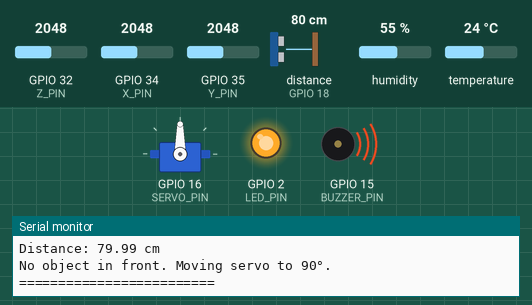
Bench run of a sketch on a simulated ESP32. On the bench: servo, output pins drawn as LEDs (lit = HIGH), buzzer (waves = sounding, pin HIGH), the last lines printed to the serial monitor. Wiring (inferred from the names in the program): ultrasonic range finder: trigger GPIO 5; echo GPIO 18. The inputs (shaded band) are chosen by the test bench; at power-on: distance to the obstacle (sensor on GPIO 18) 80 cm, GPIO 32 (Z_PIN) = 2048, GPIO 34 (X_PIN) = 2048, GPIO 35 (Y_PIN) = 2048, humidity 55 %, temperature 24 °C. The echo pulse lasts 58.3 µs per cm; pins used as bus, display or sensor lines are not drawn.

Above: at 1.8 s.
1.9 s: distance to the obstacle (sensor on GPIO 18) set to 12 cm
3.4 s: distance to the obstacle (sensor on GPIO 18) set to 9 cm
At 5.0 s:
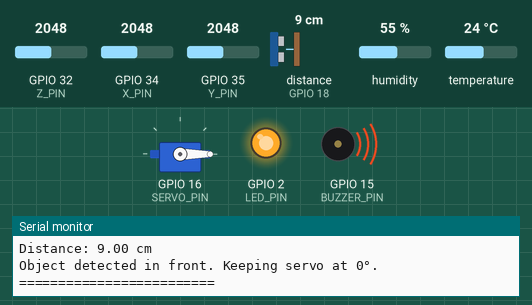
5.6 s: distance to the obstacle (sensor on GPIO 18) set to 18 cm
At 7.0 s:
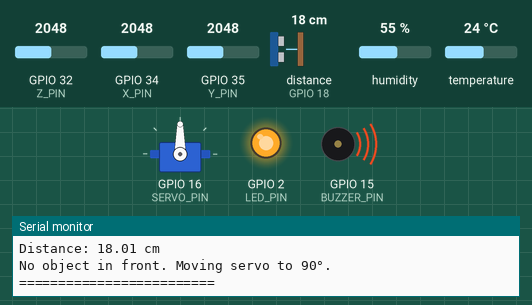
7.6 s: distance to the obstacle (sensor on GPIO 18) set to 2 cm
At 9.1 s:
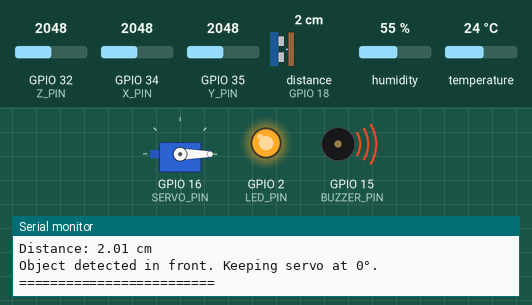
Timing chart, 0 to 10.6 s (numbered marks = the images above; inputs shaded):
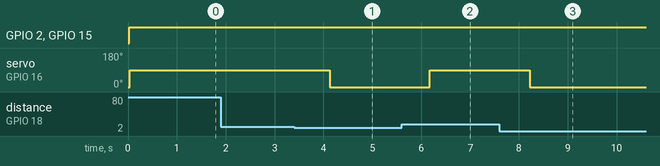

The sketch:

Bridge_Safety_Detection.ino
```cpp
#include <Arduino.h>
#include <ESP32Servo.h>
#include <DHT.h>

// === PIN DEFINITIONS ===
#define TRIG_PIN 5
#define ECHO_PIN 18

#define X_PIN 34
#define Y_PIN 35
#define Z_PIN 32

#define DHTPIN 4
#define DHTTYPE DHT11

#define SERVO_PIN 16
#define LED_PIN 2
#define BUZZER_PIN 15

// === OBJECTS ===
DHT dht(DHTPIN, DHTTYPE);
Servo myServo;

// === CONSTANTS ===
const float SOUND_SPEED = 0.0343; // cm/us
float temperature = 0;
float distance = 0;
float xTilt = 0, yTilt = 0, zTilt = 0;

// === FUNCTIONS ===
float getDistance() {
  digitalWrite(TRIG_PIN, LOW);
  delayMicroseconds(2);
  digitalWrite(TRIG_PIN, HIGH);
  delayMicroseconds(10);
  digitalWrite(TRIG_PIN, LOW);

  long duration = pulseIn(ECHO_PIN, HIGH, 30000); // 30ms timeout
  if (duration == 0) return -1;
  return (duration * SOUND_SPEED) / 2.0;
}

void readTilt() {
  int xRaw = analogRead(X_PIN);
  int yRaw = analogRead(Y_PIN);
  int zRaw = analogRead(Z_PIN);

  float xVolt = xRaw * (3.3 / 4095.0);
  float yVolt = yRaw * (3.3 / 4095.0);
  float zVolt = zRaw * (3.3 / 4095.0);

  xTilt = (xVolt - 1.65) / 0.3;
  yTilt = (yVolt - 1.65) / 0.3;
  zTilt = (zVolt - 1.65) / 0.3;
}

void readTemperature() {
  temperature = dht.readTemperature();
  if (isnan(temperature)) {
    Serial.println("Failed to read from DHT sensor!");
    temperature = -999;
  }
}

// === SETUP ===
void setup() {
  Serial.begin(115200);

  pinMode(TRIG_PIN, OUTPUT);
  pinMode(ECHO_PIN, INPUT);

  pinMode(LED_PIN, OUTPUT);
  pinMode(BUZZER_PIN, OUTPUT);

  digitalWrite(LED_PIN, LOW);
  digitalWrite(BUZZER_PIN, LOW);

  dht.begin();
  myServo.setPeriodHertz(50);
  myServo.attach(SERVO_PIN, 500, 2400);
  myServo.write(0); // Default to 0°

  Serial.println("System ready.");
}

// === LOOP ===
void loop() {
  readTemperature();
  readTilt();

  Serial.println("=== SENSOR READINGS ===");
  Serial.print("Temp: "); Serial.print(temperature); Serial.println(" °C");
  Serial.print("Tilt X: "); Serial.print(xTilt); Serial.print(" | Y: "); Serial.print(yTilt); Serial.println();

  bool highTemp = temperature >= 50;
  bool abnormalTilt = (xTilt < -0.8 || xTilt > -0.35 || yTilt < -0.9 || yTilt > -0.35);

  if (highTemp || abnormalTilt) {
    Serial.println("Abnormality detected: High Temp or Tilt.");

    // Turn ON LED & Buzzer
    digitalWrite(LED_PIN, HIGH);
    digitalWrite(BUZZER_PIN, HIGH);

    distance = getDistance();
    Serial.print("Distance: "); Serial.print(distance); Serial.println(" cm");

    if (distance > 10 || distance < 0) {
      Serial.println("No object in front. Moving servo to 90°.");
      myServo.write(90);
    } else {
      Serial.println("Object detected in front. Keeping servo at 0°.");
      myServo.write(0);
    }

  } else {
    Serial.println("All conditions normal.");

    // Turn OFF LED & Buzzer
    digitalWrite(LED_PIN, LOW);
    digitalWrite(BUZZER_PIN, LOW);

    myServo.write(0);
  }

  Serial.println("=========================\n");
  delay(1000);
}
```

Measured:
- the behaviour switches between 11 and 10 cm on distance to the obstacle (sensor on GPIO 18) (found by bisection; images 0 and 1)
- after the input at 3.4 s, servo on GPIO 16 (SERVO_PIN): 90° → 0° after 0.73 s
- after the input at 5.6 s, servo on GPIO 16 (SERVO_PIN): 0° → 90° after 0.58 s
- after the input at 7.6 s, servo on GPIO 16 (SERVO_PIN): 90° → 0° after 0.62 s
